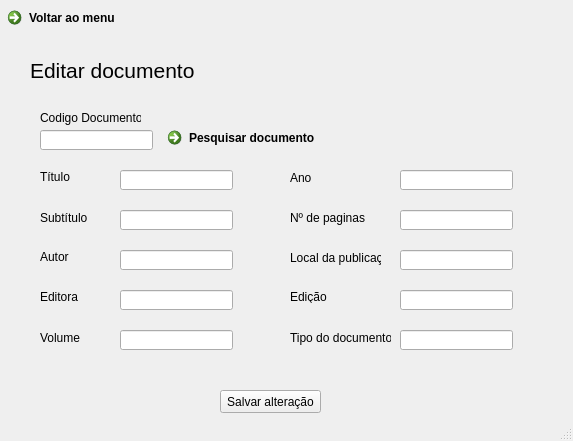
<?xml version="1.0" encoding="UTF-8"?>
<ui version="4.0">
 <class>MainWindow</class>
 <widget class="QMainWindow" name="MainWindow">
  <property name="geometry">
   <rect>
    <x>0</x>
    <y>0</y>
    <width>573</width>
    <height>441</height>
   </rect>
  </property>
  <property name="windowTitle">
   <string>Biblioteca</string>
  </property>
  <widget class="QWidget" name="centralwidget">
   <widget class="QLabel" name="label">
    <property name="geometry">
     <rect>
      <x>40</x>
      <y>110</y>
      <width>101</width>
      <height>16</height>
     </rect>
    </property>
    <property name="text">
     <string>Codigo Documento</string>
    </property>
   </widget>
   <widget class="QPushButton" name="pushButton">
    <property name="geometry">
     <rect>
      <x>220</x>
      <y>390</y>
      <width>101</width>
      <height>23</height>
     </rect>
    </property>
    <property name="text">
     <string>Salvar alteração</string>
    </property>
   </widget>
   <widget class="QLineEdit" name="lineEdit">
    <property name="geometry">
     <rect>
      <x>120</x>
      <y>170</y>
      <width>113</width>
      <height>20</height>
     </rect>
    </property>
   </widget>
   <widget class="QLabel" name="label_2">
    <property name="geometry">
     <rect>
      <x>40</x>
      <y>210</y>
      <width>81</width>
      <height>16</height>
     </rect>
    </property>
    <property name="text">
     <string>Subtítulo</string>
    </property>
   </widget>
   <widget class="QLineEdit" name="lineEdit_2">
    <property name="geometry">
     <rect>
      <x>120</x>
      <y>210</y>
      <width>113</width>
      <height>20</height>
     </rect>
    </property>
   </widget>
   <widget class="QLineEdit" name="lineEdit_3">
    <property name="geometry">
     <rect>
      <x>120</x>
      <y>250</y>
      <width>113</width>
      <height>20</height>
     </rect>
    </property>
   </widget>
   <widget class="QLineEdit" name="lineEdit_4">
    <property name="geometry">
     <rect>
      <x>120</x>
      <y>290</y>
      <width>113</width>
      <height>20</height>
     </rect>
    </property>
   </widget>
   <widget class="QLineEdit" name="lineEdit_5">
    <property name="geometry">
     <rect>
      <x>120</x>
      <y>330</y>
      <width>113</width>
      <height>20</height>
     </rect>
    </property>
   </widget>
   <widget class="QLabel" name="label_3">
    <property name="geometry">
     <rect>
      <x>40</x>
      <y>250</y>
      <width>47</width>
      <height>13</height>
     </rect>
    </property>
    <property name="text">
     <string>Autor</string>
    </property>
   </widget>
   <widget class="QLabel" name="label_4">
    <property name="geometry">
     <rect>
      <x>40</x>
      <y>290</y>
      <width>47</width>
      <height>13</height>
     </rect>
    </property>
    <property name="text">
     <string>Editora</string>
    </property>
   </widget>
   <widget class="QLabel" name="label_5">
    <property name="geometry">
     <rect>
      <x>40</x>
      <y>330</y>
      <width>71</width>
      <height>16</height>
     </rect>
    </property>
    <property name="text">
     <string>Volume</string>
    </property>
   </widget>
   <widget class="QLabel" name="label_6">
    <property name="geometry">
     <rect>
      <x>290</x>
      <y>170</y>
      <width>61</width>
      <height>16</height>
     </rect>
    </property>
    <property name="text">
     <string>Ano</string>
    </property>
   </widget>
   <widget class="QLineEdit" name="lineEdit_6">
    <property name="geometry">
     <rect>
      <x>400</x>
      <y>170</y>
      <width>113</width>
      <height>20</height>
     </rect>
    </property>
   </widget>
   <widget class="QLineEdit" name="lineEdit_7">
    <property name="geometry">
     <rect>
      <x>400</x>
      <y>210</y>
      <width>113</width>
      <height>20</height>
     </rect>
    </property>
   </widget>
   <widget class="QLabel" name="label_7">
    <property name="geometry">
     <rect>
      <x>290</x>
      <y>210</y>
      <width>81</width>
      <height>16</height>
     </rect>
    </property>
    <property name="text">
     <string>Nº de paginas</string>
    </property>
   </widget>
   <widget class="QLineEdit" name="lineEdit_8">
    <property name="geometry">
     <rect>
      <x>400</x>
      <y>250</y>
      <width>113</width>
      <height>20</height>
     </rect>
    </property>
   </widget>
   <widget class="QLabel" name="label_8">
    <property name="geometry">
     <rect>
      <x>290</x>
      <y>250</y>
      <width>91</width>
      <height>16</height>
     </rect>
    </property>
    <property name="text">
     <string>Local da publicação</string>
    </property>
   </widget>
   <widget class="QLineEdit" name="lineEdit_9">
    <property name="geometry">
     <rect>
      <x>400</x>
      <y>290</y>
      <width>113</width>
      <height>20</height>
     </rect>
    </property>
   </widget>
   <widget class="QLabel" name="label_9">
    <property name="geometry">
     <rect>
      <x>290</x>
      <y>290</y>
      <width>47</width>
      <height>13</height>
     </rect>
    </property>
    <property name="text">
     <string>Edição</string>
    </property>
   </widget>
   <widget class="QLabel" name="label_14">
    <property name="geometry">
     <rect>
      <x>30</x>
      <y>60</y>
      <width>241</width>
      <height>21</height>
     </rect>
    </property>
    <property name="font">
     <font>
      <pointsize>16</pointsize>
     </font>
    </property>
    <property name="text">
     <string>Editar documento</string>
    </property>
   </widget>
   <widget class="QLabel" name="label_10">
    <property name="geometry">
     <rect>
      <x>290</x>
      <y>330</y>
      <width>101</width>
      <height>16</height>
     </rect>
    </property>
    <property name="text">
     <string>Tipo do documento</string>
    </property>
   </widget>
   <widget class="QLineEdit" name="lineEdit_10">
    <property name="geometry">
     <rect>
      <x>400</x>
      <y>330</y>
      <width>113</width>
      <height>20</height>
     </rect>
    </property>
   </widget>
   <widget class="QLabel" name="label_11">
    <property name="geometry">
     <rect>
      <x>40</x>
      <y>170</y>
      <width>47</width>
      <height>13</height>
     </rect>
    </property>
    <property name="text">
     <string>Título</string>
    </property>
   </widget>
   <widget class="QLineEdit" name="lineEdit_11">
    <property name="geometry">
     <rect>
      <x>40</x>
      <y>130</y>
      <width>113</width>
      <height>20</height>
     </rect>
    </property>
   </widget>
   <widget class="QCommandLinkButton" name="commandLinkButton">
    <property name="geometry">
     <rect>
      <x>160</x>
      <y>120</y>
      <width>185</width>
      <height>41</height>
     </rect>
    </property>
    <property name="text">
     <string>Pesquisar documento</string>
    </property>
   </widget>
   <widget class="QCommandLinkButton" name="commandLinkButton_2">
    <property name="geometry">
     <rect>
      <x>0</x>
      <y>0</y>
      <width>185</width>
      <height>41</height>
     </rect>
    </property>
    <property name="text">
     <string>Voltar ao menu</string>
    </property>
    <property name="icon">
     <iconset>
      <normaloff>../seta.png</normaloff>../seta.png</iconset>
    </property>
   </widget>
  </widget>
  <widget class="QStatusBar" name="statusbar"/>
 </widget>
 <resources/>
 <connections/>
</ui>
